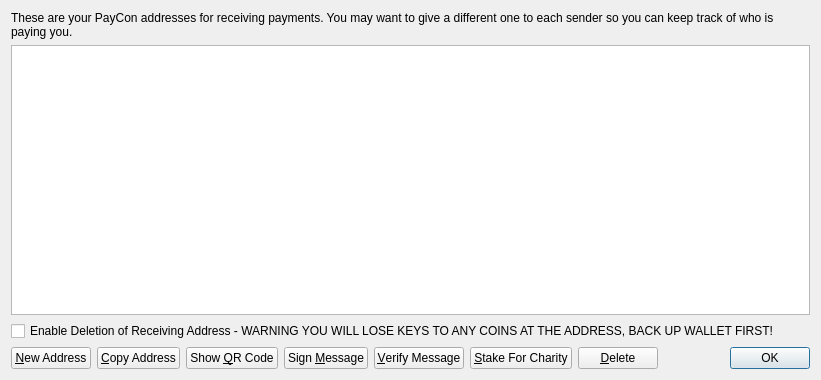
<?xml version="1.0" encoding="UTF-8"?>
<ui version="4.0">
 <class>AddressBookPage</class>
 <widget class="QWidget" name="AddressBookPage">
  <property name="geometry">
   <rect>
    <x>0</x>
    <y>0</y>
    <width>821</width>
    <height>380</height>
   </rect>
  </property>
  <property name="windowTitle">
   <string>Address Book</string>
  </property>
  <layout class="QVBoxLayout" name="verticalLayout">
   <item>
    <widget class="QLabel" name="labelExplanation">
     <property name="text">
      <string>These are your PayCon addresses for receiving payments. You may want to give a different one to each sender so you can keep track of who is paying you.</string>
     </property>
     <property name="textFormat">
      <enum>Qt::PlainText</enum>
     </property>
     <property name="wordWrap">
      <bool>true</bool>
     </property>
    </widget>
   </item>
   <item>
    <widget class="QTableView" name="tableView">
     <property name="contextMenuPolicy">
      <enum>Qt::CustomContextMenu</enum>
     </property>
     <property name="toolTip">
      <string>Double-click to edit address or label</string>
     </property>
     <property name="tabKeyNavigation">
      <bool>false</bool>
     </property>
     <property name="alternatingRowColors">
      <bool>true</bool>
     </property>
     <property name="selectionMode">
      <enum>QAbstractItemView::SingleSelection</enum>
     </property>
     <property name="selectionBehavior">
      <enum>QAbstractItemView::SelectRows</enum>
     </property>
     <property name="sortingEnabled">
      <bool>true</bool>
     </property>
     <attribute name="verticalHeaderVisible">
      <bool>false</bool>
     </attribute>
    </widget>
   </item>
   <item>
    <widget class="QCheckBox" name="deleteCheckBox">
     <property name="text">
      <string>Enable Deletion of Receiving Address - WARNING YOU WILL LOSE KEYS TO ANY COINS AT THE ADDRESS, BACK UP WALLET FIRST!</string>
     </property>
    </widget>
   </item>
   <item>
    <layout class="QHBoxLayout" name="horizontalLayout">
     <item>
      <widget class="QPushButton" name="newAddressButton">
       <property name="toolTip">
        <string>Create a new address</string>
       </property>
       <property name="text">
        <string>&amp;New Address</string>
       </property>
       <property name="icon">
        <iconset resource="../bitcoin.qrc">
         <normaloff>:/icons/add</normaloff>:/icons/add</iconset>
       </property>
      </widget>
     </item>
     <item>
      <widget class="QPushButton" name="copyToClipboard">
       <property name="toolTip">
        <string>Copy the currently selected address to the system clipboard</string>
       </property>
       <property name="text">
        <string>&amp;Copy Address</string>
       </property>
       <property name="icon">
        <iconset resource="../bitcoin.qrc">
         <normaloff>:/icons/editcopy</normaloff>:/icons/editcopy</iconset>
       </property>
      </widget>
     </item>
     <item>
      <widget class="QPushButton" name="showQRCode">
       <property name="text">
        <string>Show &amp;QR Code</string>
       </property>
       <property name="icon">
        <iconset resource="../bitcoin.qrc">
         <normaloff>:/icons/qrcode</normaloff>:/icons/qrcode</iconset>
       </property>
      </widget>
     </item>
     <item>
      <widget class="QPushButton" name="signMessage">
       <property name="toolTip">
        <string>Sign a message to prove you own a PayCon address</string>
       </property>
       <property name="text">
        <string>Sign &amp;Message</string>
       </property>
       <property name="icon">
        <iconset resource="../bitcoin.qrc">
         <normaloff>:/icons/edit</normaloff>:/icons/edit</iconset>
       </property>
      </widget>
     </item>
     <item>
      <widget class="QPushButton" name="verifyMessage">
       <property name="toolTip">
        <string>Verify a message to ensure it was signed with a specified PayCon address</string>
       </property>
       <property name="text">
        <string>&amp;Verify Message</string>
       </property>
       <property name="icon">
        <iconset resource="../bitcoin.qrc">
         <normaloff>:/icons/transaction_0</normaloff>:/icons/transaction_0</iconset>
       </property>
      </widget>
     </item>
     <item>
      <widget class="QPushButton" name="stakeForCharityPushButton">
       <property name="toolTip">
        <string>Send a percentage of stake to a specified PayCon address</string>
       </property>
       <property name="text">
        <string>&amp;Stake For Charity</string>
       </property>
       <property name="icon">
        <iconset resource="../bitcoin.qrc">
         <normaloff>:/icons/send</normaloff>:/icons/send</iconset>
       </property>
      </widget>
     </item>
     <item>
      <widget class="QPushButton" name="deleteButton">
       <property name="toolTip">
        <string>Delete the currently selected address from the list</string>
       </property>
       <property name="text">
        <string>&amp;Delete</string>
       </property>
       <property name="icon">
        <iconset resource="../bitcoin.qrc">
         <normaloff>:/icons/remove</normaloff>:/icons/remove</iconset>
       </property>
      </widget>
     </item>
     <item>
      <spacer name="horizontalSpacer">
       <property name="orientation">
        <enum>Qt::Horizontal</enum>
       </property>
       <property name="sizeHint" stdset="0">
        <size>
         <width>40</width>
         <height>20</height>
        </size>
       </property>
      </spacer>
     </item>
     <item>
      <widget class="QDialogButtonBox" name="buttonBox">
       <property name="sizePolicy">
        <sizepolicy hsizetype="Maximum" vsizetype="Fixed">
         <horstretch>0</horstretch>
         <verstretch>0</verstretch>
        </sizepolicy>
       </property>
       <property name="standardButtons">
        <set>QDialogButtonBox::Ok</set>
       </property>
      </widget>
     </item>
    </layout>
   </item>
  </layout>
 </widget>
 <resources>
  <include location="../bitcoin.qrc"/>
 </resources>
 <connections/>
</ui>
